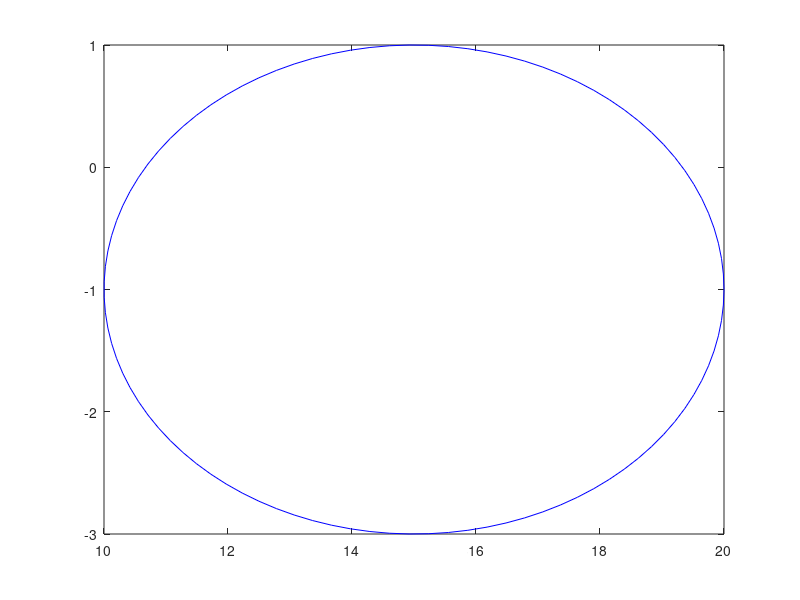

Write the MATLAB code that produced this figure. (Note: this script raises an error after producing the figure.)
%% For y
fig=figure(1);
t = linspace(0,2*pi) ;
a = 5 ; b = 2 ;
x = a*cos(t)+15 ;
y = b*sin(t)-1 ;
plot(x,y,'b')
hold on
plot(result(:,1),result(:,2))
axis equal

%% Lane Change
fig5=figure(5);
axis equal
box on
xlim([-5,80])
ylim([-10 14])
xticks([0 10 20 30 40 50])
hold on
grid minor

DATA_LEN = 100;
plot(result(:,1),result(:,2), 'LineWidth', 2, 'Color', [0.4940, 0.1840, 0.5560])
x = -5:0.1:80-0.1;
plot(x,linspace(-3,-3,length(x)), 'LineStyle', '--' ,'LineWidth', 2, 'Color', 'black')
for tau=1:1:DATA_LEN
    
    car = patch('XData',[0 0 3 3 0]+result(tau,1),'YData',[0 -1 -1 1 1]+result(tau,2),'FaceColor',[0,0.4470,0.7410]);
    rotate(car,[0 0 1],rad2deg(result(tau,3)),[result(tau,1), result(tau,2), 0]);
    pause(0.1)
    
end

